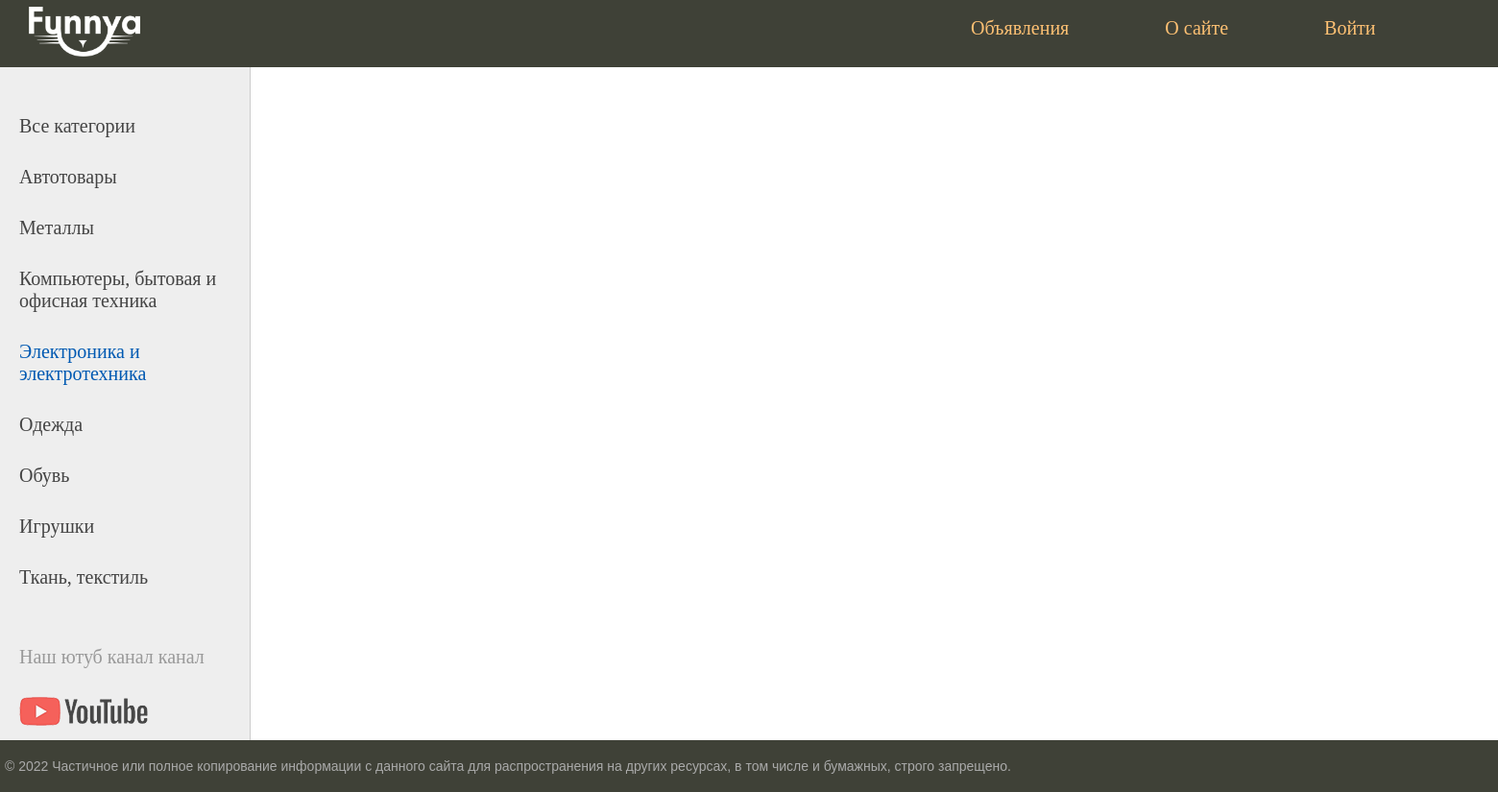
The app's page /category/4/ with its own data.
### ad/models.py (models this page shows)
class Category(models.Model):
    name = models.CharField(max_length=100, db_index=True)
    def __str__(self):
        return self.name
    def get_absolute_url(self):
        return reverse('category', kwargs={'cat_id': self.pk})

### ad/views.py (the view)
# urls.py: path('category/<int:cat_id>/', show_category, name='category')
def show_category(request, cat_id):
    posts = Announcement.objects.filter(cat_id=cat_id)
    cats = Category.objects.all()
    context = {
        'posts': posts,
        'menu': menu,
        'cats': cats,
        'title': f'Активные объявления {cats[cat_id-1]}',
        'cat_selected': cat_id,
    }
    return render(request, 'ad/index.html', context=context)

### ad/templates/ad/index.html (shortened to what this page needs)
{% extends 'ad/base.html'%}

### ad/templates/ad/base.html (shortened to what this page needs)
{% load static %}
<!DOCTYPE html>
<html>
<head>
	<link type="text/css" href="{% static 'ad/css/styles.css' %}" rel="stylesheet" />
</head>
<body>
<table class="table-page" border=0 cellpadding="0" cellspacing="0">
<tr><td valign=top>
{% block mainmenu %}
		<div class="header">
			<a href="{% url 'home' %}"><img class="logo" src="{% static 'ad/images/logo.png' %}"></img></a>
			<ul id="mainmenu" class="mainmenu">
{% for m in menu %}
	{% if not forloop.last %}
			<li><a href="{% url m.url_name %}">{{m.title}}</a></li>
	{% else %}
			<li class="last"><a href="{% url m.url_name %}">{{m.title}}</a></li>
	{% endif %}
{% endfor %}
			</ul>
			<div class="clear"></div>
		</div>
{% endblock mainmenu %}
<table class="table-content" border=0 cellpadding="0" cellspacing="0">
<tr>
	<td valign="top" class="left-chapters">
	<ul id="leftchapters">
{% if cat_selected == 0 %}
		<li class="selected">Все категории</li>
{% else %}
		<li><a href="{% url 'announcement' %}">Все категории</a></li>
{% endif %}
{% for c in cats%}
	{% if c.pk == cat_selected %}
		<li class="selected">{{c.name}}</li>
	{% else %}
		<li><a href="{{ c.get_absolute_url }}">{{c.name}}</a></li>
	{% endif %}
{% endfor %}
		<li class="share">
		<p>Наш ютуб канал канал</p>
		<a class="share-yt" href="https://www.youtube.com/watch?v=dQw4w9WgXcQ" target="_blank" rel="nofollow"></a>
		</li>
	</ul>
</td>
<td valign="top" class="content">
</td></tr></table>
</td></tr>
<tr><td valign=top>
	<div id="footer">
		<p>&copy; 2022 Частичное или полное копирование информации с данного сайта для распространения на других ресурсах, в том числе и бумажных, строго запрещено.</p>
	</div>
</td></tr></table>
</body>
</html>

### ad/static/ad/css/styles.css (style rules this page uses)
html, body { font-family: 'Monserat'; margin: 0; padding: 0; height: 100%; width: 100%; color: #444; }
a { color: #0059b2; text-decoration: none; }
img { max-width: 600px; height: auto; }
.table-page { width: 100%; height: 100%; vertical-align: top; }
.table-page tr { height: 100%; }
.clear { clear: both; }
.header { background: #3F4137; height: 70px; display: grid; grid-template-columns: 951px 951px; }
.header a { color: #0059b2; text-decoration: none; margin-left: 30px; }
.logo { width: 116px; height: 52px; filter: invert(1); margin-top: 7px; }
ul.mainmenu { list-style: none; margin: 0; padding: 0; height: 60px; color: #fdc073; font-size: 20px; overflow: hidden; }
ul.mainmenu li { float: left; margin: 18px 40px 0 30px; }
ul.mainmenu li a { color: #fdc073; text-decoration: none; }
.table-content { width: 100%; min-height: 100%; height: 100%; }
.left-chapters { margin: 0; background: #eee; border-right: 1px solid #ccc; min-height: 100%; }
.left-chapters ul { width: 230px; min-height: 100%; margin: 0; padding: 20px 10px 10px 20px; list-style: none; font-size: 20px; }
.left-chapters ul li { margin: 30px 0 0 0; color: #999; }
.left-chapters ul li.selected { color: #0059b2; }
.left-chapters ul li a { color: #444; text-decoration: none; }
.left-chapters ul li.share { margin: 60px 0 0 0; }
.left-chapters ul li.share p { margin: 30px 0 30px 0; }
.left-chapters ul li.share a { display: inline-block; width: 40px; height: 40px; margin: 0 20px 0 0; }
.left-chapters ul li.share a.share-yt { width: 100%; height: 30px; background: url('../images/share_yt.png') no-repeat 0 0 }
.content { padding: 40px 20px 20px 40px; width: 100%; box-sizing: border-box; }
#footer { box-sizing: border-box; background: #3F4137; padding: 5px; color: #aaa; font-size: 14px; font-family: Verdana, Geneva, Arial, Helvetica; text-align: left; overflow: hidden; }

### records on screen
Category: name "Автотовары"
Category: name "Металлы"
Category: name "Компьютеры, бытовая и офисная техника"
Category: name "Электроника и электротехника"
Category: name "Одежда"
Category: name "Обувь"
Category: name "Игрушки"
Category: name "Ткань, текстиль"

### other values on screen
{{ m.title }} "Объявления" "О сайте" "Войти"
